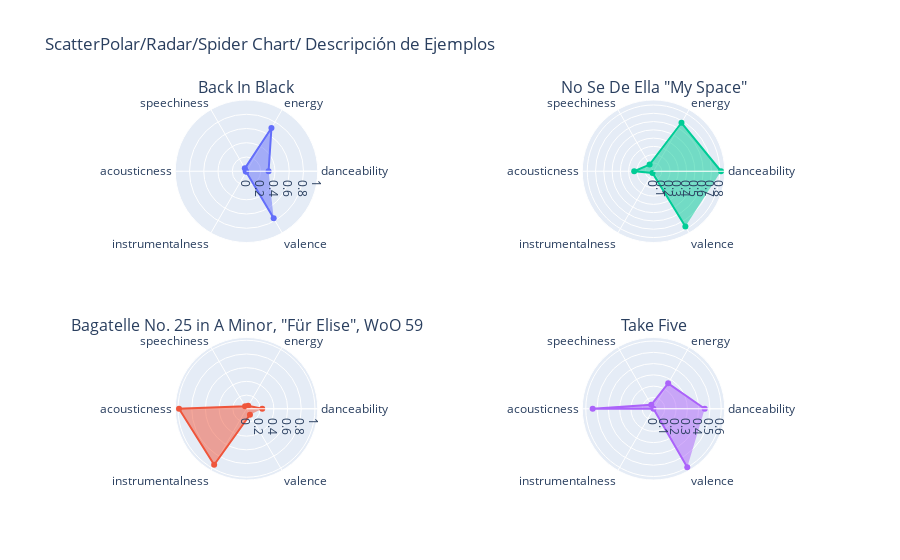

Write notebook code for a chart like this one.
### Markdown cell above
#### Spider/Radar Chart

### Code cell
import plotly.graph_objects as go
from plotly.subplots import make_subplots

fig = make_subplots(
    rows=2,
    cols=2,
    specs=[
        [{"type": "polar"}, {"type": "polar"}],
        [{"type": "polar"}, {"type": "polar"}],
    ],
    subplot_titles=[
        ejemplo1.loc[6, "Valor"],
        ejemplo3.loc[6, "Valor"],
        ejemplo2.loc[6, "Valor"],
        ejemplo4.loc[6, "Valor"],
    ],
)

for i, ejemplo in enumerate(ejemplos):
    fig.add_trace(
        go.Scatterpolar(
            r=ejemplo.loc[0:5, "Valor"],
            theta=ejemplo.loc[0:5, "Descriptor"],
            fill="toself",
            name=f"{ejemplo.loc[6, 'Valor']} - {ejemplo.loc[7, 'Valor']} ({ejemplo.loc[8, 'Valor']})",
        ),
        col=i // 2 + 1,
        row=i % 2 + 1,
    )

fig.update_layout(
    polar=dict(radialaxis=dict(visible=True, range=[0, 1])),
    showlegend=False,
    title="ScatterPolar/Radar/Spider Chart/ Descripción de Ejemplos",
    height=700,
)

fig.show()

### Figure 1 — Plotly figure (JSON) as saved in the notebook; plotly's stock layout.template omitted (floating-point values rounded to 4 significant figures)
{"data": [{"fill": "toself", "name": "Back In Black - AC/DC (Rock)", "r": [0.31, 0.7, 0.047, 0.011, 0.00965, 0.763], "subplot": "polar", "theta": ["danceability", "energy", "speechiness", "acousticness", "instrumentalness", "valence"], "type": "scatterpolar"}, {"fill": "toself", "name": "Bagatelle No. 25 in A Minor, \"Für Elise\", WoO 59 - Ludwig van Beethoven (Clasica)", "r": [0.23, 0.0487, 0.0412, 0.986, 0.945, 0.101], "subplot": "polar3", "theta": ["danceability", "energy", "speechiness", "acousticness", "instrumentalness", "valence"], "type": "scatterpolar"}, {"fill": "toself", "name": "No Se De Ella \"My Space\" - Don Omar (Reggaeton)", "r": [0.815, 0.676, 0.0934, 0.233, 0.0237, 0.77], "subplot": "polar2", "theta": ["danceability", "energy", "speechiness", "acousticness", "instrumentalness", "valence"], "type": "scatterpolar"}, {"fill": "toself", "name": "Take Five - The Dave Brubeck Quartet (Jazz)", "r": [0.454, 0.26, 0.0401, 0.539, 0.00078, 0.598], "subplot": "polar4", "theta": ["danceability", "energy", "speechiness", "acousticness", "instrumentalness", "valence"], "type": "scatterpolar"}], "layout": {"annotations": [{"font": {"size": 16}, "showarrow": false, "text": "Back In Black", "x": 0.225, "xanchor": "center", "xref": "paper", "y": 1, "yanchor": "bottom", "yref": "paper"}, {"font": {"size": 16}, "showarrow": false, "text": "No Se De Ella \"My Space\"", "x": 0.775, "xanchor": "center", "xref": "paper", "y": 1, "yanchor": "bottom", "yref": "paper"}, {"font": {"size": 16}, "showarrow": false, "text": "Bagatelle No. 25 in A Minor, \"Für Elise\", WoO 59", "x": 0.225, "xanchor": "center", "xref": "paper", "y": 0.375, "yanchor": "bottom", "yref": "paper"}, {"font": {"size": 16}, "showarrow": false, "text": "Take Five", "x": 0.775, "xanchor": "center", "xref": "paper", "y": 0.375, "yanchor": "bottom", "yref": "paper"}], "autosize": true, "polar": {"angularaxis": {"type": "category"}, "domain": {"x": [0, 0.45], "y": [0.625, 1]}, "radialaxis": {"autorange": false, "range": [0, 1], "type": "linear", "visible": true}}, "polar2": {"angularaxis": {"type": "category"}, "domain": {"x": [0.55, 1], "y": [0.625, 1]}, "radialaxis": {"autorange": true, "range": [0, 0.8476], "type": "linear"}}, "polar3": {"angularaxis": {"type": "category"}, "domain": {"x": [0, 0.45], "y": [0, 0.375]}, "radialaxis": {"autorange": true, "range": [0, 1.025], "type": "linear"}}, "polar4": {"angularaxis": {"type": "category"}, "domain": {"x": [0.55, 1], "y": [0, 0.375]}, "radialaxis": {"autorange": true, "range": [0, 0.6219], "type": "linear"}}, "showlegend": false, "title": {"text": "ScatterPolar/Radar/Spider Chart/ Descripción de Ejemplos"}}}
